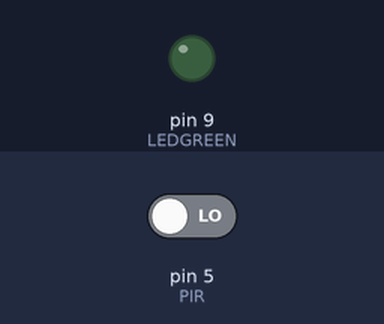
The sketch below on a simulated Arduino Uno, built with avr-gcc and run on an emulated ATmega328P. On the bench: output pins drawn as LEDs (lit = HIGH). The inputs (shaded band) are chosen by the test bench; at power-on: pin 5 (PIR) LOW.

Above: at 1.2 s.
1.3 s: pin 5 (PIR) driven HIGH
At 2.4 s:
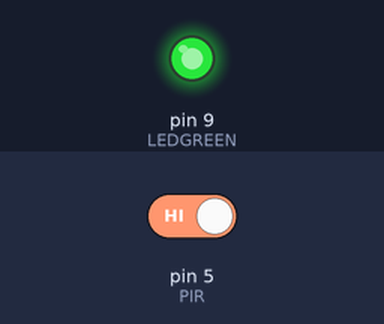
2.8 s: pin 5 (PIR) driven LOW
At 3.5 s:
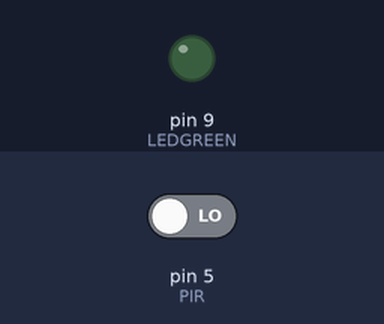
Timing chart, 0 to 5.8 s (numbered marks = the images above; inputs shaded):
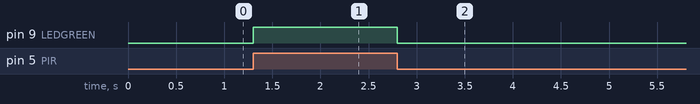

Measured:
- after the input at 1.3 s, pin 9 (LEDGREEN): LOW → HIGH at once
- after the input at 2.8 s, pin 9 (LEDGREEN): HIGH → LOW at once

The sketch:

sketch_apr29a.ino
```cpp
int LEDGREEN=9;
int PIR=5;
int Readvalue;
void setup() {
  pinMode(PIR,INPUT);
  pinMode(LEDGREEN,OUTPUT);

  // put your setup code here, to run once:

}

void loop() {
  Readvalue=digitalRead(PIR);
  if(Readvalue==HIGH)
  {digitalWrite(LEDGREEN,HIGH);
  }
  else{
    digitalWrite(LEDGREEN,LOW);
    }

  // put your main code here, to run repeatedly:

}
```
